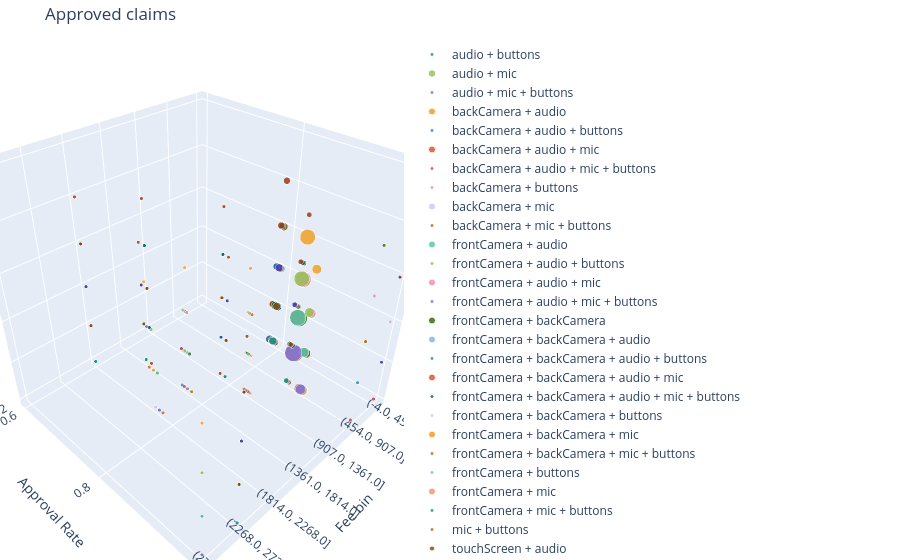

Write notebook code for a chart like this one.
### Markdown cell above
## EDA -- Co-occurrence Counts, Excess Fee Additivity, and 3D Visualization

Here we analyze claims with multiple symptoms (all combinations up to the maximum observed).
1. **Approval Rate by Symptom Count**: Does having multiple simultaneous symptoms affect the likelihood of approval?
2. **Excess Fee Additivity**: For ALL combinations (from pairs up to 12-plets), is the `excessFee` additive (Sum of Base Fees) or does it follow a maximum rule?
3. **3D Visualization**: An interactive Plotly 3D scatter plot of **all** symptom combinations. X=Combo Size, Y=Approval Rate, Z=Actual Fee. You can toggle the color to represent either the **Expected Additive Fee** or the **Count**.

### Code cell
import itertools
import numpy as np
import pandas as pd
import plotly.express as px
import plotly.graph_objects as go
from scipy.stats import chi2_contingency

_SYMPTOMS = (
    "turnOnOff touchScreen smashed frontCamera backCamera frontOrBackCamera "
    "audio mic buttons connection charging"
).split()

sym_cols = [c for c in _SYMPTOMS if c in df.columns]
sym_df = df[sym_cols].apply(pd.to_numeric, errors='coerce').fillna(0).astype(int)
df["symptom_count"] = sym_df.sum(axis=1)

print("=== Symptom Co-occurrence Matrix ===")
co_occ = sym_df.T.dot(sym_df)
display(co_occ.style.background_gradient(cmap='Blues'))

print("\n=== Symptom Pairwise Correlation (Pearson) ===")
corr = sym_df.corr()
display(corr.style.background_gradient(cmap='coolwarm', vmin=-1, vmax=1).format(precision=2))

print("\n=== Approval Rate by Number of Symptoms ===")
count_agg = df[df["symptom_count"] >= 2].groupby("symptom_count").agg(
    claims=("approved", "count"),
    approved=("approved", "sum")
)
count_agg["approve_rate"] = (count_agg["approved"] / count_agg["claims"]).round(4)
display(count_agg)

if len(count_agg) > 1:
    ct = pd.crosstab(df.loc[df["symptom_count"] >= 2, "symptom_count"], df.loc[df["symptom_count"] >= 2, "approved"])
    chi2, p, _, _ = chi2_contingency(ct)
    print(f"Chi-square p-value for symptom_count vs approval: {p:.4g}\n")

print("=== Comprehensive Excess Fee & Approval Analysis (All Sizes) ===")
df_fees = df[pd.to_numeric(df["excessFee"], errors="coerce").notna()].copy()
df_fees["excessFee"] = pd.to_numeric(df_fees["excessFee"])

base_fees = {}
for c in sym_cols:
    base_fees[c] = df_fees.loc[df_fees[c] == 1, "excessFee"].mean()

combo_stats = []
binned_rows = []
max_symptoms = int(df["symptom_count"].max())

# Bin the excess fees into 8 bins as requested
N_BINS = 8
df_fees['fee_bin'] = pd.cut(df_fees['excessFee'], bins=N_BINS, precision=0)
df_fees['fee_bin_str'] = df_fees['fee_bin'].astype(str)

for k in range(2, max_symptoms + 1):
    for combo in itertools.combinations(sym_cols, k):
        mask = pd.Series(True, index=df_fees.index)
        for c in combo:
            mask &= (df_fees[c] == 1)
        
        count = mask.sum()
        if count > 0:
            sub = df_fees[mask]
            approve_rate = sub["approved"].mean()
            actual_fee = sub["excessFee"].mean()
            exp_add = sum(base_fees[c] for c in combo)
            exp_max = max(base_fees[c] for c in combo)
            
            combo_name = " + ".join(combo)
            combo_stats.append({
                "Combo_Name": combo_name,
                "Size": k,
                "Count": count,
                "Approve_Rate": round(approve_rate, 4),
                "Expected_Additive": round(exp_add, 2),
                "Expected_Max": round(exp_max, 2),
                "Actual_Fee": round(actual_fee, 2),
            })
            
            # Binned aggregation for 3D plot
            grp = sub.groupby(['fee_bin_str', 'approved'], observed=False).size().reset_index(name='count')
            rate_map = sub.groupby('fee_bin_str', observed=False)['approved'].mean().to_dict()
            for _, row in grp.iterrows():
                if row['count'] > 0:
                    fb = row['fee_bin_str']
                    binned_rows.append({
                        'symptom_combo': combo_name,
                        'n_symptoms': k,
                        'fee_bin_str': fb,
                        'approved': row['approved'],
                        'count': row['count'],
                        'approve_rate': rate_map.get(fb, 0.0)
                    })

combo_df = pd.DataFrame(combo_stats).sort_values("Count", ascending=False)
display(combo_df[["Combo_Name", "Size", "Count", "Approve_Rate", "Expected_Additive", "Expected_Max", "Actual_Fee"]].head(25))

grouped = pd.DataFrame(binned_rows)

# ── User's Plotly Logic ───────────────────────────────────────────────────

bin_order = [str(b) for b in sorted(df_fees['fee_bin'].dropna().unique())]

approved_df = grouped[grouped['approved'] == 1]
denied_df   = grouped[grouped['approved'] == 0]

combos = grouped['symptom_combo'].unique()
palette = [
    '#1D9E75','#D85A30','#378ADD','#BA7517','#7F77DD','#D4537E','#639922',
    '#0F6E56','#993C1D','#185FA5','#854F0B','#533AB7','#993556','#3B6D11',
    '#5DCAA5','#F0997B','#85B7EB','#EF9F27','#CECBF6','#ED93B1','#97C459',
]
color_map = {combo: palette[i % len(palette)] for i, combo in enumerate(combos)}

def make_traces(data, approved: bool):
    traces = []
    for combo, grp in data.groupby('symptom_combo'):
        traces.append(go.Scatter3d(
            x=grp['fee_bin_str'],
            y=grp['approve_rate'],
            z=grp['n_symptoms'],
            mode='markers',
            name=combo,
            marker=dict(
                size=grp['count'].apply(lambda s: max(4, round((s / grouped['count'].max()) * 20))),
                color=color_map[combo],
                opacity=0.85 if approved else 0.45,
                symbol='circle' if approved else 'diamond',
            ),
            text=grp.apply(
                lambda r: f"{r['symptom_combo']}<br>Fee: {r['fee_bin_str']}<br>Count: {r['count']}<br>Approval Rate: {r['approve_rate']:.2f}<br>Symptoms: {r['n_symptoms']}<br>{'Approved' if approved else 'Denied'}",
                axis=1
            ),
            hovertemplate='%{text}<extra></extra>',
            showlegend=True,
        ))
    return traces

def plot_claims(data, approved: bool):
    fig = go.Figure(make_traces(data, approved))
    fig.update_layout(
        title='Approved claims' if approved else 'Denied claims',
        scene=dict(
            xaxis=dict(title='Fee bin', categoryorder='array', categoryarray=bin_order),
            yaxis=dict(title='Approval Rate'),
            zaxis=dict(
                title='N symptoms',
                tickvals=list(range(1, int(grouped['n_symptoms'].max()) + 1)),
                dtick=1,
            ),
        ),
        margin=dict(l=0, r=0, t=40, b=0),
    )
    fig.show()

plot_claims(approved_df, approved=True)
